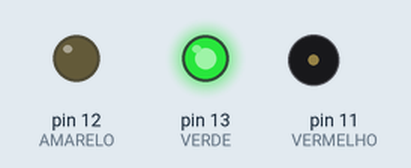
Bench run of a sketch on a simulated Arduino Uno, built with avr-gcc and run on an emulated ATmega328P. Shown: output pins drawn as LEDs (lit = HIGH), buzzer (waves = sounding). Pins used as bus, display or sensor lines are not drawn.

Above: at 5.0 s.
At 12.5 s:
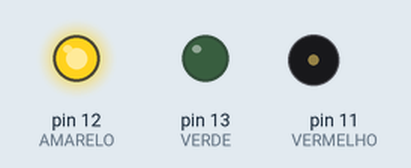
At 20.0 s:
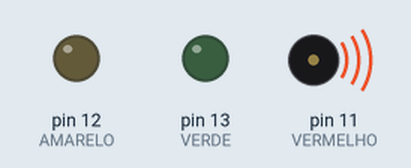
Timing chart, 0 to 32.5 s (numbered marks = the images above):
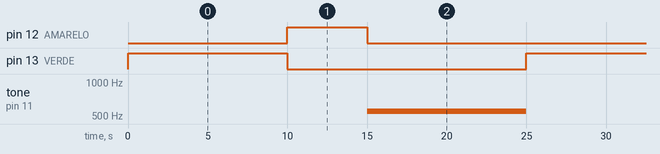

The sketch:

semaforo_com_buzzer.ino
```cpp
#define VERDE 13
#define AMARELO 12
#define VERMELHO 11
#define TEMPO_SINAL 10000
#define TEMPO_ATENCAO 5000

void setup()
{
  pinMode(VERMELHO, OUTPUT);
  pinMode(AMARELO, OUTPUT);
  pinMode(VERDE, OUTPUT);
}

void loop()
{
  ligaVerde();
  delay(TEMPO_SINAL);
  ligaAmarelo();
  delay(TEMPO_ATENCAO);
  ligaVermelho();
  delay(TEMPO_SINAL);
}

void ligaVermelho()
{
  digitalWrite(VERMELHO, HIGH);
  tone(VERMELHO, 550);
  digitalWrite(VERDE, LOW);
  digitalWrite(AMARELO, LOW);
}

void ligaVerde()
{
  noTone(VERMELHO);
  digitalWrite(VERDE, HIGH);
  digitalWrite(VERMELHO, LOW);
  digitalWrite(AMARELO, LOW);
}

void ligaAmarelo()
{
  noTone(VERMELHO);
  digitalWrite(AMARELO, HIGH);
  digitalWrite(VERDE, LOW);
  digitalWrite(VERMELHO, LOW);
}
```

Measured:
- by itself, pin 12 (AMARELO): alternates HIGH for 5.0 s and LOW for 20.0 s
- by itself, pin 13 (VERDE): alternates HIGH for 10.0 s and LOW for 15.0 s
- by itself, tone on pin 11 (VERMELHO): alternates 550 Hz for 10.0 s and silent for 15.0 s
